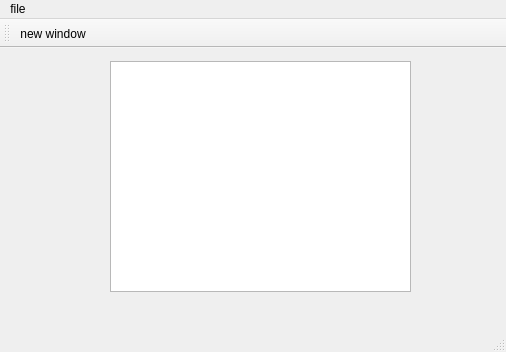
<?xml version="1.0" encoding="UTF-8"?>
<ui version="4.0">
 <class>MainWindow</class>
 <widget class="QMainWindow" name="MainWindow">
  <property name="geometry">
   <rect>
    <x>0</x>
    <y>0</y>
    <width>506</width>
    <height>352</height>
   </rect>
  </property>
  <property name="windowTitle">
   <string>MainWindow</string>
  </property>
  <widget class="QWidget" name="centralWidget">
   <widget class="QPlainTextEdit" name="plainTextEdit">
    <property name="geometry">
     <rect>
      <x>110</x>
      <y>13</y>
      <width>301</width>
      <height>231</height>
     </rect>
    </property>
   </widget>
  </widget>
  <widget class="QMenuBar" name="menuBar">
   <property name="geometry">
    <rect>
     <x>0</x>
     <y>0</y>
     <width>506</width>
     <height>26</height>
    </rect>
   </property>
   <widget class="QMenu" name="menuFile">
    <property name="title">
     <string>file</string>
    </property>
    <addaction name="actionNew_window"/>
   </widget>
   <addaction name="menuFile"/>
  </widget>
  <widget class="QStatusBar" name="statusBar"/>
  <widget class="QToolBar" name="toolBar">
   <property name="windowTitle">
    <string>toolBar</string>
   </property>
   <attribute name="toolBarArea">
    <enum>TopToolBarArea</enum>
   </attribute>
   <attribute name="toolBarBreak">
    <bool>false</bool>
   </attribute>
   <addaction name="actionNew_window"/>
  </widget>
  <action name="actionNew_window">
   <property name="text">
    <string>new window</string>
   </property>
  </action>
 </widget>
 <layoutdefault spacing="6" margin="11"/>
 <resources/>
 <connections/>
</ui>
